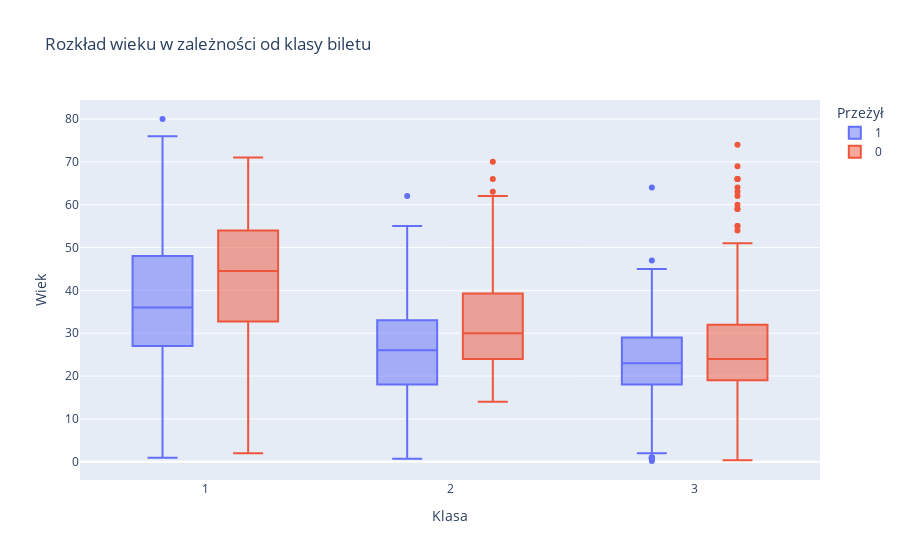

Source (notebook cell):
### Markdown cell above
### Boxplot

### Code cell
fig = px.box(df, x='pclass', y='age', color='survived',
                     title='Rozkład wieku w zależności od klasy biletu',
                     labels={'pclass': 'Klasa', 'age': 'Wiek', 'survived': 'Przeżył'})

fig

### Figure 1 — Plotly figure (JSON) as saved in the notebook; plotly's stock layout.template omitted (floating-point values rounded to 4 significant figures; data arrays with more than 128 entries replaced by an {"elided": "..."} marker saying what was removed)
{"data": [{"alignmentgroup": "True", "hovertemplate": "Przeżył=1<br>Klasa=%{x}<br>Wiek=%{y}<extra></extra>", "legendgroup": "1", "marker": {"color": "#636efa"}, "name": "1", "notched": false, "offsetgroup": "1", "orientation": "v", "showlegend": true, "type": "box", "x": {"elided": "500 int values"}, "x0": " ", "xaxis": "x", "y": {"elided": "500 float values"}, "y0": " ", "yaxis": "y"}, {"alignmentgroup": "True", "hovertemplate": "Przeżył=0<br>Klasa=%{x}<br>Wiek=%{y}<extra></extra>", "legendgroup": "0", "marker": {"color": "#EF553B"}, "name": "0", "notched": false, "offsetgroup": "0", "orientation": "v", "showlegend": true, "type": "box", "x": {"elided": "809 int values"}, "x0": " ", "xaxis": "x", "y": {"elided": "809 float values"}, "y0": " ", "yaxis": "y"}], "layout": {"autosize": true, "boxmode": "group", "legend": {"title": {"text": "Przeżył"}, "tracegroupgap": 0}, "title": {"text": "Rozkład wieku w zależności od klasy biletu"}, "xaxis": {"anchor": "y", "autorange": true, "domain": [0, 1], "range": [0.4913, 3.509], "title": {"text": "Klasa"}, "type": "linear"}, "yaxis": {"anchor": "x", "autorange": true, "domain": [0, 1], "range": [-4.265, 84.44], "title": {"text": "Wiek"}, "type": "linear"}}}
